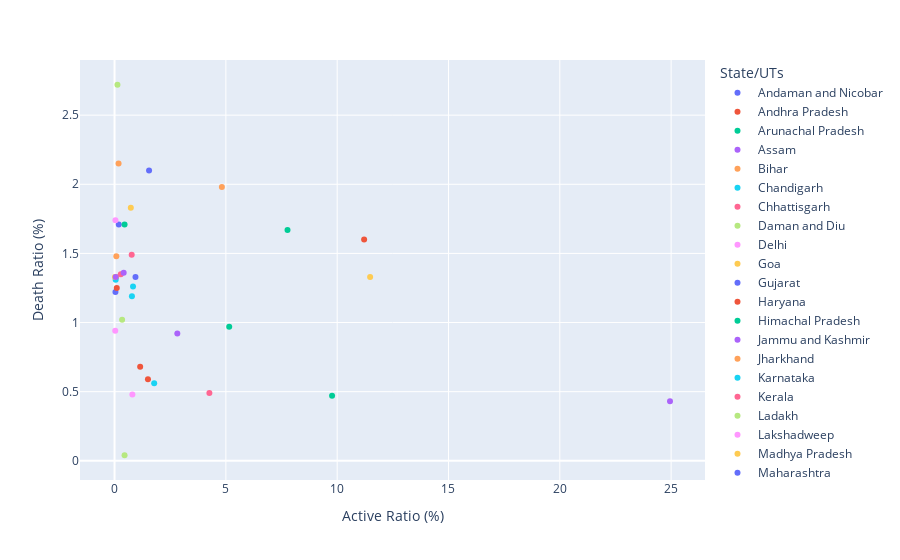

The cell this chart's notebook holds for it:
### Code cell
px.scatter(df, x='Active Ratio (%)',y='Death Ratio (%)', color=df['State/UTs'])

### Figure 1 — Plotly figure (JSON) as saved in the notebook; plotly's stock layout.template omitted (floating-point values rounded to 4 significant figures)
{"data": [{"hovertemplate": "State/UTs=Andaman and Nicobar<br>Active Ratio (%)=%{x}<br>Death Ratio (%)=%{y}<extra></extra>", "legendgroup": "Andaman and Nicobar", "marker": {"color": "#636efa", "symbol": "circle"}, "mode": "markers", "name": "Andaman and Nicobar", "orientation": "v", "showlegend": true, "type": "scatter", "x": [0.19], "xaxis": "x", "y": [1.71], "yaxis": "y"}, {"hovertemplate": "State/UTs=Andhra Pradesh<br>Active Ratio (%)=%{x}<br>Death Ratio (%)=%{y}<extra></extra>", "legendgroup": "Andhra Pradesh", "marker": {"color": "#EF553B", "symbol": "circle"}, "mode": "markers", "name": "Andhra Pradesh", "orientation": "v", "showlegend": true, "type": "scatter", "x": [1.15], "xaxis": "x", "y": [0.68], "yaxis": "y"}, {"hovertemplate": "State/UTs=Arunachal Pradesh<br>Active Ratio (%)=%{x}<br>Death Ratio (%)=%{y}<extra></extra>", "legendgroup": "Arunachal Pradesh", "marker": {"color": "#00cc96", "symbol": "circle"}, "mode": "markers", "name": "Arunachal Pradesh", "orientation": "v", "showlegend": true, "type": "scatter", "x": [9.77], "xaxis": "x", "y": [0.47], "yaxis": "y"}, {"hovertemplate": "State/UTs=Assam<br>Active Ratio (%)=%{x}<br>Death Ratio (%)=%{y}<extra></extra>", "legendgroup": "Assam", "marker": {"color": "#ab63fa", "symbol": "circle"}, "mode": "markers", "name": "Assam", "orientation": "v", "showlegend": true, "type": "scatter", "x": [2.82], "xaxis": "x", "y": [0.92], "yaxis": "y"}, {"hovertemplate": "State/UTs=Bihar<br>Active Ratio (%)=%{x}<br>Death Ratio (%)=%{y}<extra></extra>", "legendgroup": "Bihar", "marker": {"color": "#FFA15A", "symbol": "circle"}, "mode": "markers", "name": "Bihar", "orientation": "v", "showlegend": true, "type": "scatter", "x": [0.07], "xaxis": "x", "y": [1.33], "yaxis": "y"}, {"hovertemplate": "State/UTs=Chandigarh<br>Active Ratio (%)=%{x}<br>Death Ratio (%)=%{y}<extra></extra>", "legendgroup": "Chandigarh", "marker": {"color": "#19d3f3", "symbol": "circle"}, "mode": "markers", "name": "Chandigarh", "orientation": "v", "showlegend": true, "type": "scatter", "x": [0.05], "xaxis": "x", "y": [1.31], "yaxis": "y"}, {"hovertemplate": "State/UTs=Chhattisgarh<br>Active Ratio (%)=%{x}<br>Death Ratio (%)=%{y}<extra></extra>", "legendgroup": "Chhattisgarh", "marker": {"color": "#FF6692", "symbol": "circle"}, "mode": "markers", "name": "Chhattisgarh", "orientation": "v", "showlegend": true, "type": "scatter", "x": [0.28], "xaxis": "x", "y": [1.35], "yaxis": "y"}, {"hovertemplate": "State/UTs=Daman and Diu<br>Active Ratio (%)=%{x}<br>Death Ratio (%)=%{y}<extra></extra>", "legendgroup": "Daman and Diu", "marker": {"color": "#B6E880", "symbol": "circle"}, "mode": "markers", "name": "Daman and Diu", "orientation": "v", "showlegend": true, "type": "scatter", "x": [0.45], "xaxis": "x", "y": [0.04], "yaxis": "y"}, {"hovertemplate": "State/UTs=Delhi<br>Active Ratio (%)=%{x}<br>Death Ratio (%)=%{y}<extra></extra>", "legendgroup": "Delhi", "marker": {"color": "#FF97FF", "symbol": "circle"}, "mode": "markers", "name": "Delhi", "orientation": "v", "showlegend": true, "type": "scatter", "x": [0.04], "xaxis": "x", "y": [1.74], "yaxis": "y"}, {"hovertemplate": "State/UTs=Goa<br>Active Ratio (%)=%{x}<br>Death Ratio (%)=%{y}<extra></extra>", "legendgroup": "Goa", "marker": {"color": "#FECB52", "symbol": "circle"}, "mode": "markers", "name": "Goa", "orientation": "v", "showlegend": true, "type": "scatter", "x": [0.73], "xaxis": "x", "y": [1.83], "yaxis": "y"}, {"hovertemplate": "State/UTs=Gujarat<br>Active Ratio (%)=%{x}<br>Death Ratio (%)=%{y}<extra></extra>", "legendgroup": "Gujarat", "marker": {"color": "#636efa", "symbol": "circle"}, "mode": "markers", "name": "Gujarat", "orientation": "v", "showlegend": true, "type": "scatter", "x": [0.04], "xaxis": "x", "y": [1.22], "yaxis": "y"}, {"hovertemplate": "State/UTs=Haryana<br>Active Ratio (%)=%{x}<br>Death Ratio (%)=%{y}<extra></extra>", "legendgroup": "Haryana", "marker": {"color": "#EF553B", "symbol": "circle"}, "mode": "markers", "name": "Haryana", "orientation": "v", "showlegend": true, "type": "scatter", "x": [0.1], "xaxis": "x", "y": [1.25], "yaxis": "y"}, {"hovertemplate": "State/UTs=Himachal Pradesh<br>Active Ratio (%)=%{x}<br>Death Ratio (%)=%{y}<extra></extra>", "legendgroup": "Himachal Pradesh", "marker": {"color": "#00cc96", "symbol": "circle"}, "mode": "markers", "name": "Himachal Pradesh", "orientation": "v", "showlegend": true, "type": "scatter", "x": [0.45], "xaxis": "x", "y": [1.71], "yaxis": "y"}, {"hovertemplate": "State/UTs=Jammu and Kashmir<br>Active Ratio (%)=%{x}<br>Death Ratio (%)=%{y}<extra></extra>", "legendgroup": "Jammu and Kashmir", "marker": {"color": "#ab63fa", "symbol": "circle"}, "mode": "markers", "name": "Jammu and Kashmir", "orientation": "v", "showlegend": true, "type": "scatter", "x": [0.41], "xaxis": "x", "y": [1.36], "yaxis": "y"}, {"hovertemplate": "State/UTs=Jharkhand<br>Active Ratio (%)=%{x}<br>Death Ratio (%)=%{y}<extra></extra>", "legendgroup": "Jharkhand", "marker": {"color": "#FFA15A", "symbol": "circle"}, "mode": "markers", "name": "Jharkhand", "orientation": "v", "showlegend": true, "type": "scatter", "x": [0.08], "xaxis": "x", "y": [1.48], "yaxis": "y"}, {"hovertemplate": "State/UTs=Karnataka<br>Active Ratio (%)=%{x}<br>Death Ratio (%)=%{y}<extra></extra>", "legendgroup": "Karnataka", "marker": {"color": "#19d3f3", "symbol": "circle"}, "mode": "markers", "name": "Karnataka", "orientation": "v", "showlegend": true, "type": "scatter", "x": [0.83], "xaxis": "x", "y": [1.26], "yaxis": "y"}, {"hovertemplate": "State/UTs=Kerala<br>Active Ratio (%)=%{x}<br>Death Ratio (%)=%{y}<extra></extra>", "legendgroup": "Kerala", "marker": {"color": "#FF6692", "symbol": "circle"}, "mode": "markers", "name": "Kerala", "orientation": "v", "showlegend": true, "type": "scatter", "x": [4.26], "xaxis": "x", "y": [0.49], "yaxis": "y"}, {"hovertemplate": "State/UTs=Ladakh<br>Active Ratio (%)=%{x}<br>Death Ratio (%)=%{y}<extra></extra>", "legendgroup": "Ladakh", "marker": {"color": "#B6E880", "symbol": "circle"}, "mode": "markers", "name": "Ladakh", "orientation": "v", "showlegend": true, "type": "scatter", "x": [0.34], "xaxis": "x", "y": [1.02], "yaxis": "y"}, {"hovertemplate": "State/UTs=Lakshadweep<br>Active Ratio (%)=%{x}<br>Death Ratio (%)=%{y}<extra></extra>", "legendgroup": "Lakshadweep", "marker": {"color": "#FF97FF", "symbol": "circle"}, "mode": "markers", "name": "Lakshadweep", "orientation": "v", "showlegend": true, "type": "scatter", "x": [0.8], "xaxis": "x", "y": [0.48], "yaxis": "y"}, {"hovertemplate": "State/UTs=Madhya Pradesh<br>Active Ratio (%)=%{x}<br>Death Ratio (%)=%{y}<extra></extra>", "legendgroup": "Madhya Pradesh", "marker": {"color": "#FECB52", "symbol": "circle"}, "mode": "markers", "name": "Madhya Pradesh", "orientation": "v", "showlegend": true, "type": "scatter", "x": [0.02], "xaxis": "x", "y": [1.33], "yaxis": "y"}, {"hovertemplate": "State/UTs=Maharashtra<br>Active Ratio (%)=%{x}<br>Death Ratio (%)=%{y}<extra></extra>", "legendgroup": "Maharashtra", "marker": {"color": "#636efa", "symbol": "circle"}, "mode": "markers", "name": "Maharashtra", "orientation": "v", "showlegend": true, "type": "scatter", "x": [1.55], "xaxis": "x", "y": [2.1], "yaxis": "y"}, {"hovertemplate": "State/UTs=Manipur<br>Active Ratio (%)=%{x}<br>Death Ratio (%)=%{y}<extra></extra>", "legendgroup": "Manipur", "marker": {"color": "#EF553B", "symbol": "circle"}, "mode": "markers", "name": "Manipur", "orientation": "v", "showlegend": true, "type": "scatter", "x": [11.21], "xaxis": "x", "y": [1.6], "yaxis": "y"}, {"hovertemplate": "State/UTs=Meghalaya<br>Active Ratio (%)=%{x}<br>Death Ratio (%)=%{y}<extra></extra>", "legendgroup": "Meghalaya", "marker": {"color": "#00cc96", "symbol": "circle"}, "mode": "markers", "name": "Meghalaya", "orientation": "v", "showlegend": true, "type": "scatter", "x": [7.77], "xaxis": "x", "y": [1.67], "yaxis": "y"}, {"hovertemplate": "State/UTs=Mizoram<br>Active Ratio (%)=%{x}<br>Death Ratio (%)=%{y}<extra></extra>", "legendgroup": "Mizoram", "marker": {"color": "#ab63fa", "symbol": "circle"}, "mode": "markers", "name": "Mizoram", "orientation": "v", "showlegend": true, "type": "scatter", "x": [24.95], "xaxis": "x", "y": [0.43], "yaxis": "y"}, {"hovertemplate": "State/UTs=Nagaland<br>Active Ratio (%)=%{x}<br>Death Ratio (%)=%{y}<extra></extra>", "legendgroup": "Nagaland", "marker": {"color": "#FFA15A", "symbol": "circle"}, "mode": "markers", "name": "Nagaland", "orientation": "v", "showlegend": true, "type": "scatter", "x": [4.82], "xaxis": "x", "y": [1.98], "yaxis": "y"}, {"hovertemplate": "State/UTs=Odisha<br>Active Ratio (%)=%{x}<br>Death Ratio (%)=%{y}<extra></extra>", "legendgroup": "Odisha", "marker": {"color": "#19d3f3", "symbol": "circle"}, "mode": "markers", "name": "Odisha", "orientation": "v", "showlegend": true, "type": "scatter", "x": [1.78], "xaxis": "x", "y": [0.56], "yaxis": "y"}, {"hovertemplate": "State/UTs=Puducherry<br>Active Ratio (%)=%{x}<br>Death Ratio (%)=%{y}<extra></extra>", "legendgroup": "Puducherry", "marker": {"color": "#FF6692", "symbol": "circle"}, "mode": "markers", "name": "Puducherry", "orientation": "v", "showlegend": true, "type": "scatter", "x": [0.77], "xaxis": "x", "y": [1.49], "yaxis": "y"}, {"hovertemplate": "State/UTs=Punjab<br>Active Ratio (%)=%{x}<br>Death Ratio (%)=%{y}<extra></extra>", "legendgroup": "Punjab", "marker": {"color": "#B6E880", "symbol": "circle"}, "mode": "markers", "name": "Punjab", "orientation": "v", "showlegend": true, "type": "scatter", "x": [0.13], "xaxis": "x", "y": [2.72], "yaxis": "y"}, {"hovertemplate": "State/UTs=Rajasthan<br>Active Ratio (%)=%{x}<br>Death Ratio (%)=%{y}<extra></extra>", "legendgroup": "Rajasthan", "marker": {"color": "#FF97FF", "symbol": "circle"}, "mode": "markers", "name": "Rajasthan", "orientation": "v", "showlegend": true, "type": "scatter", "x": [0.03], "xaxis": "x", "y": [0.94], "yaxis": "y"}, {"hovertemplate": "State/UTs=Sikkim<br>Active Ratio (%)=%{x}<br>Death Ratio (%)=%{y}<extra></extra>", "legendgroup": "Sikkim", "marker": {"color": "#FECB52", "symbol": "circle"}, "mode": "markers", "name": "Sikkim", "orientation": "v", "showlegend": true, "type": "scatter", "x": [11.48], "xaxis": "x", "y": [1.33], "yaxis": "y"}, {"hovertemplate": "State/UTs=Tamil Nadu<br>Active Ratio (%)=%{x}<br>Death Ratio (%)=%{y}<extra></extra>", "legendgroup": "Tamil Nadu", "marker": {"color": "#636efa", "symbol": "circle"}, "mode": "markers", "name": "Tamil Nadu", "orientation": "v", "showlegend": true, "type": "scatter", "x": [0.94], "xaxis": "x", "y": [1.33], "yaxis": "y"}, {"hovertemplate": "State/UTs=Telengana<br>Active Ratio (%)=%{x}<br>Death Ratio (%)=%{y}<extra></extra>", "legendgroup": "Telengana", "marker": {"color": "#EF553B", "symbol": "circle"}, "mode": "markers", "name": "Telengana", "orientation": "v", "showlegend": true, "type": "scatter", "x": [1.5], "xaxis": "x", "y": [0.59], "yaxis": "y"}, {"hovertemplate": "State/UTs=Tripura<br>Active Ratio (%)=%{x}<br>Death Ratio (%)=%{y}<extra></extra>", "legendgroup": "Tripura", "marker": {"color": "#00cc96", "symbol": "circle"}, "mode": "markers", "name": "Tripura", "orientation": "v", "showlegend": true, "type": "scatter", "x": [5.15], "xaxis": "x", "y": [0.97], "yaxis": "y"}, {"hovertemplate": "State/UTs=Uttar Pradesh<br>Active Ratio (%)=%{x}<br>Death Ratio (%)=%{y}<extra></extra>", "legendgroup": "Uttar Pradesh", "marker": {"color": "#ab63fa", "symbol": "circle"}, "mode": "markers", "name": "Uttar Pradesh", "orientation": "v", "showlegend": true, "type": "scatter", "x": [0.05], "xaxis": "x", "y": [1.33], "yaxis": "y"}, {"hovertemplate": "State/UTs=Uttarakhand<br>Active Ratio (%)=%{x}<br>Death Ratio (%)=%{y}<extra></extra>", "legendgroup": "Uttarakhand", "marker": {"color": "#FFA15A", "symbol": "circle"}, "mode": "markers", "name": "Uttarakhand", "orientation": "v", "showlegend": true, "type": "scatter", "x": [0.18], "xaxis": "x", "y": [2.15], "yaxis": "y"}, {"hovertemplate": "State/UTs=West Bengal<br>Active Ratio (%)=%{x}<br>Death Ratio (%)=%{y}<extra></extra>", "legendgroup": "West Bengal", "marker": {"color": "#19d3f3", "symbol": "circle"}, "mode": "markers", "name": "West Bengal", "orientation": "v", "showlegend": true, "type": "scatter", "x": [0.78], "xaxis": "x", "y": [1.19], "yaxis": "y"}], "layout": {"legend": {"title": {"text": "State/UTs"}, "tracegroupgap": 0}, "margin": {"t": 60}, "xaxis": {"anchor": "y", "domain": [0, 1], "title": {"text": "Active Ratio (%)"}}, "yaxis": {"anchor": "x", "domain": [0, 1], "title": {"text": "Death Ratio (%)"}}}}
